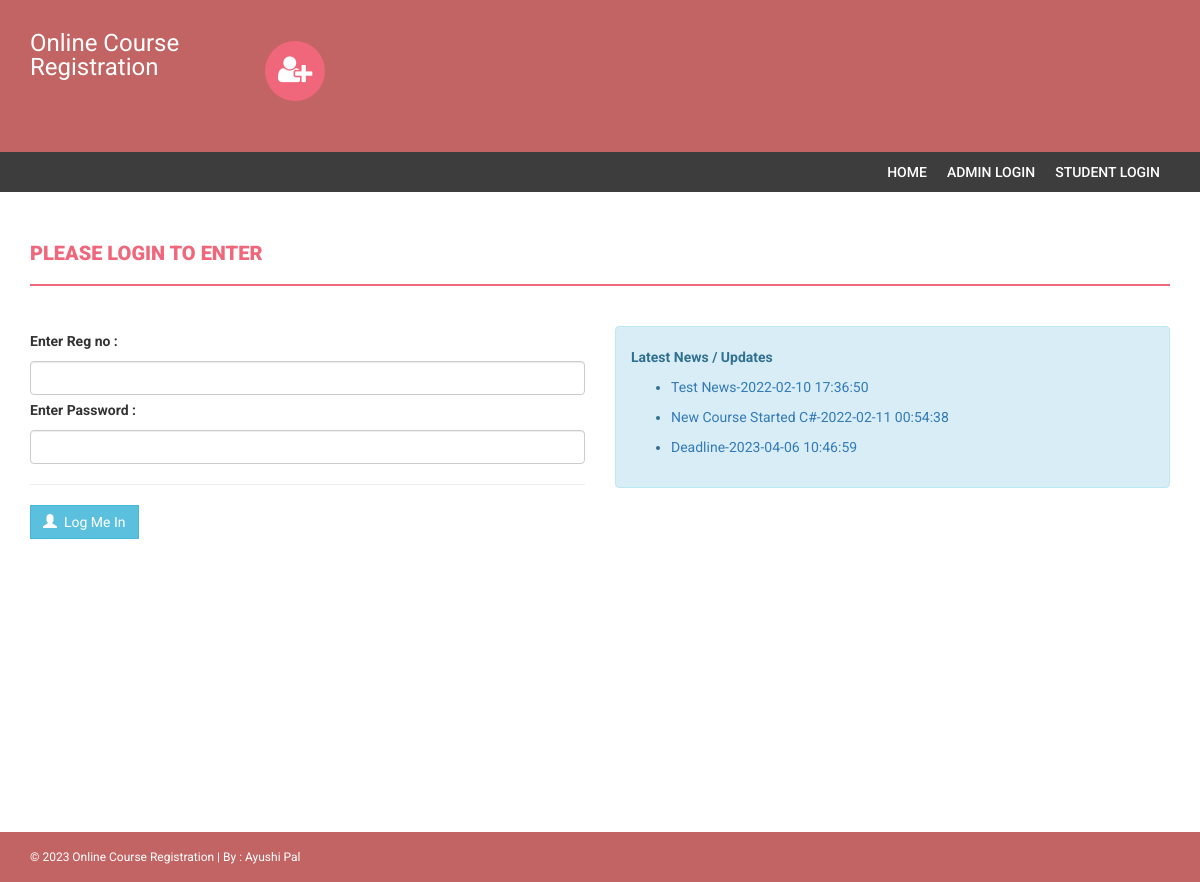
/onlinecourse/index.php, run on the app's committed database.
### tables this page shows
CREATE TABLE `news` (
  `id` int(11) NOT NULL,
  `newstitle` varchar(255) DEFAULT NULL,
  `newsDescription` mediumtext DEFAULT NULL,
  `postingDate` timestamp NULL DEFAULT current_timestamp()
);

### onlinecourse/index.php (the view, shortened to what this page needs)
<!DOCTYPE html>
<html xmlns="http://www.w3.org/1999/xhtml">
<head>
    <link href="assets/css/bootstrap.css" rel="stylesheet" />
    <link href="assets/css/font-awesome.css" rel="stylesheet" />
    <link href="assets/css/style.css" rel="stylesheet" />
</head>
<body>
    <?php include('includes/header.php');?>
<section class="menu-section">
        <div class="container">
            <div class="row">
                <div class="col-md-12">
                    <div class="navbar-collapse collapse ">
                        <ul id="menu-top" class="nav navbar-nav navbar-right">
                             <li><a href="index.php">Home </a></li>
                             <li><a href="admin/">Admin Login </a></li>
                              <li><a href="index.php">Student Login</a></li>
                        </ul>
                    </div>
                </div>
            </div>
        </div>
    </section>
    <div class="content-wrapper">
        <div class="container">
            <div class="row">
                <div class="col-md-12">
                    <h4 class="page-head-line">Please Login To Enter </h4>
                </div>
            </div>
            <form name="admin" method="post">
            <div class="row">
                <div class="col-md-6">
                     <label>Enter Reg no : </label>
                        <input type="text" name="regno" class="form-control"  />
                        <label>Enter Password :  </label>
                        <input type="password" name="password" class="form-control"  />
                        <hr />
                        <button type="submit" name="submit" class="btn btn-info"><span class="glyphicon glyphicon-user"></span> &nbsp;Log Me In </button>&nbsp;
                </div>
                </form>
                <div class="col-md-6">
                    <div class="alert alert-info">
                         <strong> Latest News / Updates</strong>
                         <marquee direction='up'  scrollamount="2" onmouseover="this.stop();" onmouseout="this.start();">
                        <ul>
                            <?php
$sql=mysqli_query($con,"select * from news");
while($row=mysqli_fetch_array($sql))
{
?>
                            <li>
                              <a href="news-details.php?nid=<?php echo htmlentities($row['id']);?>"><?php echo htmlentities($row['newstitle']);?>-<?php echo htmlentities($row['postingDate']);?></a>
                            </li>
                           <?php } ?>
                        </ul>
                    </marquee>
                    </div>
                                    </div>
            </div>
        </div>
    <?php include('includes/footer.php');?>
</body>
</html>

### onlinecourse/assets/css/style.css (style rules this page uses)
body { font-family: 'Roboto', sans-serif; line-height: 30px; }
.content-wrapper { margin-top: 40px; min-height: 600px; padding-bottom: 60px; }
.page-head-line { font-weight: 900; padding-bottom: 20px; border-bottom: 2px solid #F0677C; text-transform: uppercase; color: #F0677C; font-size: 20px; margin-bottom: 40px; }
.btn { border-radius: 0px; -webkit-border-radius: 0px; -moz-border-radius: 0px; }
.menu-section { background-color: #3D3D3D; }
#menu-top a { color: #FFF; text-decoration: none; font-weight: 500; padding: 10px 10px 10px 10px; text-transform: uppercase; }

### data on the page
news: newstitle "Test News", postingDate "2022-02-10 17:36:50"
news: newstitle "New Course Started C#", postingDate "2022-02-11 00:54:38"
news: newstitle "Deadline", postingDate "2023-04-06 10:46:59"
